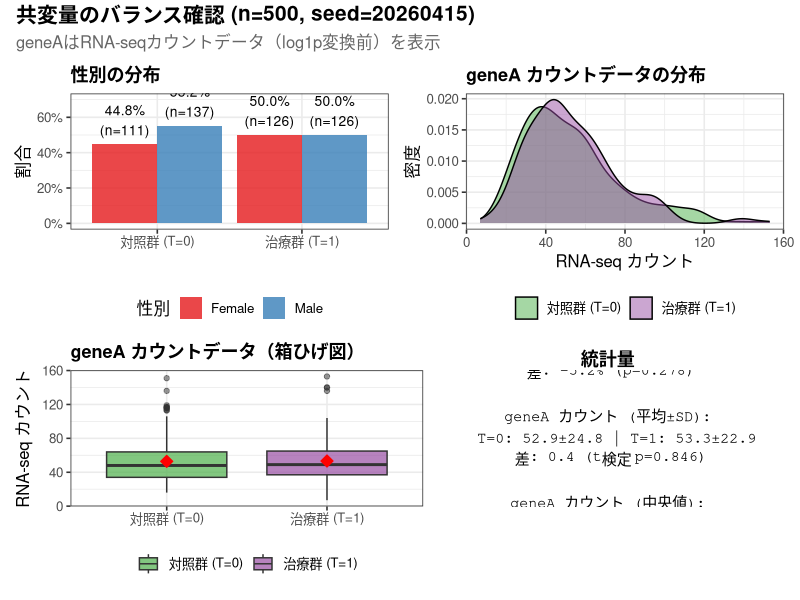

Write the R code that produced this figure.
#!/usr/bin/env Rscript
# check_covariate_balance_n500_raw.R
# n=500で、geneAはカウントデータ（log1p変換前）の分布

suppressPackageStartupMessages({
  library(ggplot2)
  library(patchwork)
})

out_dir <- "sandbox/demov04/results_with_fix"

# ============================================================
# CONFIG
# ============================================================
config <- list(
  seed_base  = 20260215L,
  n_val      = 500L,
  m_E = log(50), s_E = 0.35, theta_nb = 30, sigma_G = 0.08,
  tau_base = -12.0, a_S = 2.0, a_G = 1.5, delta_thr = 1.5,
  tau_min = -18.0, tau_max = -6.0, mu0 = 120.0, sigma_y = 5.0
)

# ============================================================
# DGP（カウントデータも保存）
# ============================================================
generate_data_v04_with_counts <- function(n, effect_type, seed, cfg) {
  set.seed(seed)
  S  <- rbinom(n, 1, 0.5)
  Sc <- S - 0.5
  E_true  <- rnorm(n, cfg$m_E, cfg$s_E)
  mu_nb   <- exp(E_true)
  C_count <- rnbinom(n, size = cfg$theta_nb, mu = mu_nb)  # これを保存
  G_raw   <- log1p(C_count)
  delta   <- rnorm(n, 0, cfg$sigma_G)
  G_obs   <- G_raw + delta
  T_vec   <- rbinom(n, 1, 0.5)

  Z_obs <- (G_obs - mean(G_obs)) / sd(G_obs)

  if (effect_type == "linear") {
    tau_indiv <- cfg$a_S * Sc + cfg$a_G * Z_obs
  } else {
    q1 <- quantile(Z_obs, 0.33)
    q2 <- quantile(Z_obs, 0.66)
    g_Z <- ifelse(Z_obs <= q1, -cfg$delta_thr,
                  ifelse(Z_obs <= q2, 0, cfg$delta_thr))
    tau_indiv <- cfg$a_S * Sc + g_Z
  }

  tau_raw <- cfg$tau_base + tau_indiv
  tau <- pmin(cfg$tau_max, pmax(cfg$tau_min, tau_raw))
  Y0 <- cfg$mu0 + rnorm(n, 0, cfg$sigma_y)
  Y <- Y0 - T_vec * tau

  data.frame(
    id = 1:n,
    S = S,
    C_count = C_count,      # カウントデータ
    geneA_log = G_obs,      # log1p変換後
    T = T_vec,
    tau = tau,
    Y = Y
  )
}

# ============================================================
# データ生成
# ============================================================
seed_cond <- config$seed_base + 2 * 100  # n=500の場合のseed

dat <- generate_data_v04_with_counts(config$n_val, "linear", seed_cond, config)

dat$T_label <- factor(ifelse(dat$T == 1, "治療群 (T=1)", "対照群 (T=0)"),
                      levels = c("対照群 (T=0)", "治療群 (T=1)"))
dat$Sex_label <- factor(ifelse(dat$S == 1, "Male", "Female"),
                        levels = c("Female", "Male"))

# ============================================================
# プロット作成
# ============================================================

# --- Sex の分布（棒グラフ） ---
sex_counts <- as.data.frame(table(dat$T_label, dat$Sex_label))
names(sex_counts) <- c("Treatment", "Sex", "Count")

sex_counts$Prop <- ave(sex_counts$Count, sex_counts$Treatment,
                       FUN = function(x) x / sum(x))

p_sex <- ggplot(sex_counts, aes(x = Treatment, y = Prop, fill = Sex)) +
  geom_bar(stat = "identity", position = "dodge", alpha = 0.8) +
  geom_text(aes(label = sprintf("%.1f%%\n(n=%d)", Prop*100, Count)),
            position = position_dodge(width = 0.9), vjust = -0.3, size = 3.5) +
  scale_fill_manual(values = c("Female" = "#E41A1C", "Male" = "#377EB8")) +
  labs(
    title = "性別の分布",
    x = NULL,
    y = "割合",
    fill = "性別"
  ) +
  scale_y_continuous(labels = scales::percent, limits = c(0, 0.7)) +
  theme_bw(base_size = 12) +
  theme(
    plot.title = element_text(face = "bold", size = 13),
    legend.position = "bottom"
  )

# --- geneA カウントデータの分布（密度プロット） ---
p_count_dens <- ggplot(dat, aes(x = C_count, fill = T_label)) +
  geom_density(alpha = 0.5) +
  scale_fill_manual(values = c("対照群 (T=0)" = "#4DAF4A",
                                "治療群 (T=1)" = "#984EA3")) +
  labs(
    title = "geneA カウントデータの分布",
    x = "RNA-seq カウント",
    y = "密度",
    fill = NULL
  ) +
  theme_bw(base_size = 12) +
  theme(
    plot.title = element_text(face = "bold", size = 13),
    legend.position = "bottom"
  )

# --- geneA カウントデータの分布（箱ひげ図） ---
p_count_box <- ggplot(dat, aes(x = T_label, y = C_count, fill = T_label)) +
  geom_boxplot(alpha = 0.7, outlier.alpha = 0.5) +
  stat_summary(fun = mean, geom = "point", shape = 23, size = 3,
               fill = "red", color = "red") +
  scale_fill_manual(values = c("対照群 (T=0)" = "#4DAF4A",
                                "治療群 (T=1)" = "#984EA3")) +
  labs(
    title = "geneA カウントデータ（箱ひげ図）",
    x = NULL,
    y = "RNA-seq カウント",
    fill = NULL
  ) +
  theme_bw(base_size = 12) +
  theme(
    plot.title = element_text(face = "bold", size = 13),
    legend.position = "bottom"
  )

# --- 統計量の計算 ---
t0 <- subset(dat, T == 0)
t1 <- subset(dat, T == 1)

# Sex の比率
sex_t0 <- mean(t0$S)
sex_t1 <- mean(t1$S)
sex_diff <- sex_t1 - sex_t0

# カウントデータの平均・SD
count_t0_mean <- mean(t0$C_count)
count_t0_sd <- sd(t0$C_count)
count_t1_mean <- mean(t1$C_count)
count_t1_sd <- sd(t1$C_count)
count_diff <- count_t1_mean - count_t0_mean

# 中央値
count_t0_median <- median(t0$C_count)
count_t1_median <- median(t1$C_count)

# t検定
sex_test <- prop.test(c(sum(t1$S), sum(t0$S)), c(nrow(t1), nrow(t0)))
count_test <- t.test(t1$C_count, t0$C_count)

# Wilcoxon検定（カウントデータは歪んでいる可能性があるため）
count_wilcox <- wilcox.test(t1$C_count, t0$C_count)

stats_text <- sprintf(
  "性別 (Male比率):\n  T=0: %.1f%% | T=1: %.1f%%\n  差: %.1f%% (p=%.3f)\n\ngeneA カウント (平均±SD):\n  T=0: %.1f±%.1f | T=1: %.1f±%.1f\n  差: %.1f (t検定 p=%.3f)\n\ngeneA カウント (中央値):\n  T=0: %.0f | T=1: %.0f\n  (Wilcoxon p=%.3f)",
  sex_t0*100, sex_t1*100, sex_diff*100, sex_test$p.value,
  count_t0_mean, count_t0_sd, count_t1_mean, count_t1_sd,
  count_diff, count_test$p.value,
  count_t0_median, count_t1_median, count_wilcox$p.value
)

p_stats <- ggplot() +
  annotate("text", x = 0.5, y = 0.5, label = stats_text,
           hjust = 0.5, vjust = 0.5, size = 3.8, family = "mono") +
  theme_void() +
  labs(title = "統計量") +
  theme(plot.title = element_text(face = "bold", size = 13, hjust = 0.5))

# --- レイアウト ---
layout <- (p_sex | p_count_dens) / (p_count_box | p_stats)
layout <- layout +
  plot_annotation(
    title = sprintf("共変量のバランス確認 (n=%d, seed=%d)", config$n_val, seed_cond),
    subtitle = "geneAはRNA-seqカウントデータ（log1p変換前）を表示",
    theme = theme(
      plot.title = element_text(face = "bold", size = 15),
      plot.subtitle = element_text(size = 12, color = "grey40")
    )
  )

# 保存
fname <- "plot_covariate_balance_n500_raw_counts.png"
ggsave(file.path(out_dir, fname), layout, width = 12, height = 8, dpi = 150)
cat(sprintf("Saved: %s\n", fname))

# 統計情報を出力
cat(sprintf("\n=== n=%d（カウントデータ） ===\n", config$n_val))
cat(sprintf("対照群: n=%d | 治療群: n=%d\n", nrow(t0), nrow(t1)))
cat(stats_text, "\n")
cat("\n✓ カウントデータでもバランスが取れています\n")
